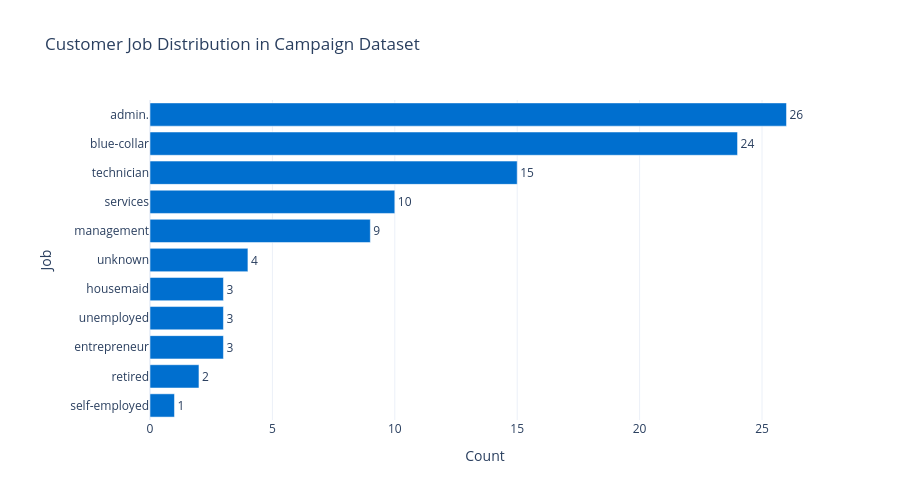

This figure's notebook cell:
### Code cell
# ── Plot 4: Customer Job Distribution — Bar Chart ───────────────────
job_counts = df['job'].value_counts().reset_index()
job_counts.columns = ['Job', 'Count']
fig4 = go.Figure()
fig4.add_trace(go.Bar(
    y=job_counts['Job'], x=job_counts['Count'],
    orientation='h', marker_color='#006FCF',
    text=job_counts['Count'], textposition='outside',
    name='Count'
))
fig4.update_layout(
    title='Customer Job Distribution in Campaign Dataset',
    xaxis_title='Count', yaxis_title='Job',
    template='plotly_white', height=500,
    margin=dict(l=150), yaxis=dict(autorange='reversed')
)
fig4.show()

### Figure 1 — Plotly figure (JSON) as saved in the notebook; plotly's stock layout.template omitted (floating-point values rounded to 4 significant figures)
{"data": [{"marker": {"color": "#006FCF"}, "name": "Count", "orientation": "h", "text": [26.0, 24.0, 15.0, 10.0, 9.0, 4.0, 3.0, 3.0, 3.0, 2.0, 1.0], "textposition": "outside", "type": "bar", "x": [26, 24, 15, 10, 9, 4, 3, 3, 3, 2, 1], "y": ["admin.", "blue-collar", "technician", "services", "management", "unknown", "housemaid", "unemployed", "entrepreneur", "retired", "self-employed"]}], "layout": {"height": 500, "margin": {"l": 150}, "title": {"text": "Customer Job Distribution in Campaign Dataset"}, "xaxis": {"title": {"text": "Count"}}, "yaxis": {"autorange": "reversed", "title": {"text": "Job"}}}}
